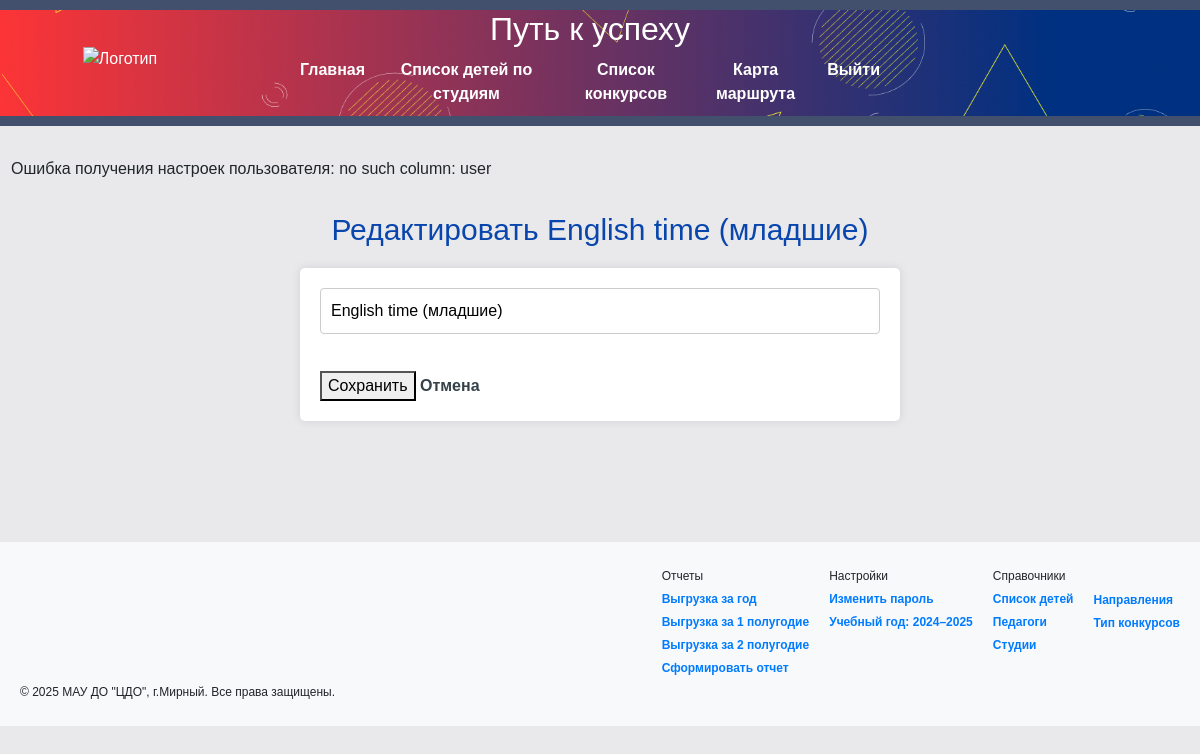
Page /reference/studya/edit/2 (signed in) on the earlier database version.
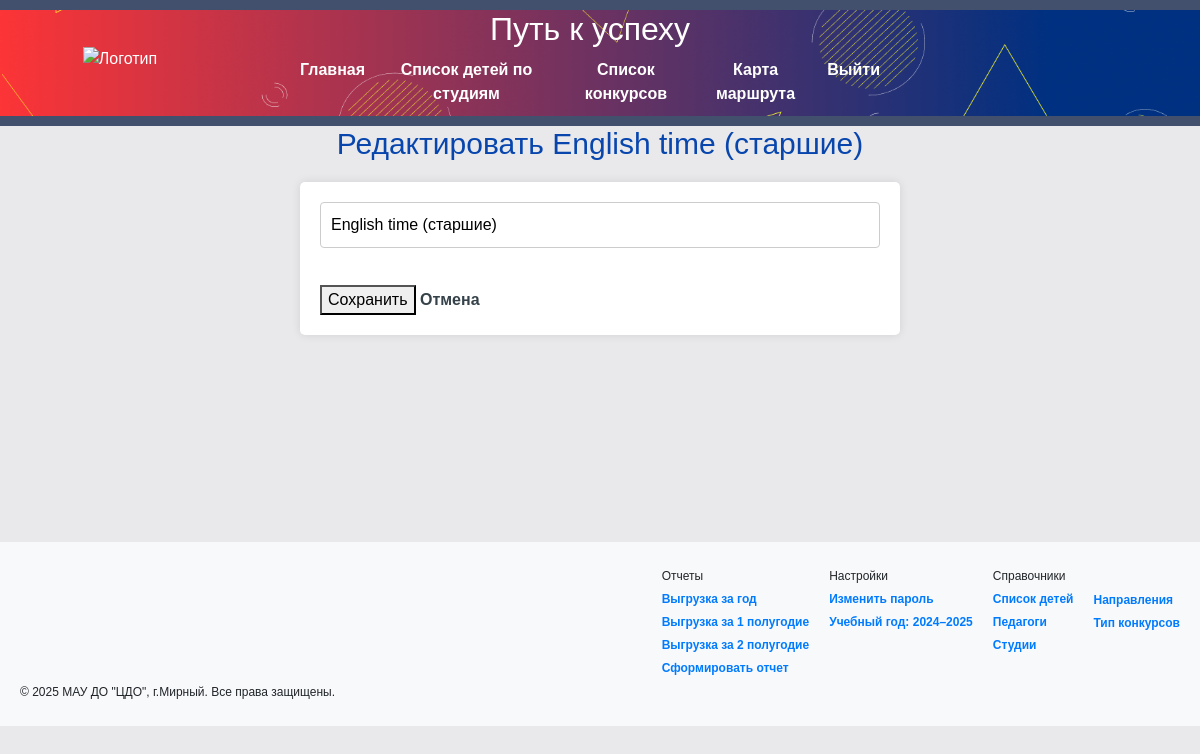
Same page on the later database version.
### tables this page shows
CREATE TABLE spr_studya(
                    id INTEGER PRIMARY KEY AUTOINCREMENT,
                    name TEXT NOT NULL
                     );

### flask_app.py (the view, shortened to what this page needs)
@app.route('/reference/<ref_type>/edit/<int:id>', methods=['GET', 'POST'])
def edit_reference(ref_type, id):
    tables = {
        'event_type': 'event_type',
        'napravlenie': 'spr_napravlenie',
        'studya': 'spr_studya',
        'teacher': 'teacher'
    }
    if ref_type not in tables:
        flash("Неизвестный справочник", "error")
        return redirect(url_for('index'))
    table_name = tables[ref_type]
    conn = get_db_connection()
    conn.row_factory = sqlite3.Row
    cursor = conn.cursor()
    cursor.execute(f"SELECT * FROM {table_name} WHERE id = ?", (id,))
    item = dict(cursor.fetchone())
    conn.close()
    return render_template('edit_reference.html', item=item, ref_type=ref_type)

### flask_app.py (called while the page is built)
@app.before_request
def before_request():
    if 'username' not in session and request.endpoint not in ['login', 'static']:
        return redirect(url_for('login'))
    if 'username' in session and request.endpoint not in ['login', 'static']:
        username = session['username']
        year_1, year_2 = get_user_year_settings(username)
        session['year_1'] = year_1
        session['year_2'] = year_2
        session.modified = True

### sql_utils/crud_db.py (called while the page is built)
def get_user_year_settings(username):
    try:
        conn = get_db_connection()
        cursor = conn.cursor()
        cursor.execute("""
             SELECT year_1, year_2 FROM user_settings
             WHERE user=?
             ORDER BY id DESC
             LIMIT 1
         """, (username,))
        result = cursor.fetchone()
        if result:
            return result[0], result[1]
        return 2024, 2025  # значения по умолчанию
    except Exception as e:
        flash(f'Ошибка получения настроек пользователя: {e}', 'error')
        return 2024, 2025
    finally:
        conn.close()

### sql_utils/db_helpers.py (called while the page is built)
def get_db_connection():
    conn = sqlite3.connect('date_source.db')
    conn.row_factory = sqlite3.Row
    return conn

### templates/edit_reference.html (shortened to what this page needs)
{% extends 'base.html' %}
{% block content %}
    <h2>Редактировать {{ item.name }}</h2>
    <form method="post">
        <input type="text" name="name" value="{{ item.name }}" required>
        <button type="submit">Сохранить</button>
        <a href="{{ url_for('reference', ref_type=ref_type) }}">Отмена</a>
    </form>
{% endblock %}

Differences in the rows shown:
changed spr_studya: name "English time (младшие)" → "English time (старшие)"
Other differences:
list line gone: "Ошибка получения настроек пользователя: no such column: user"
